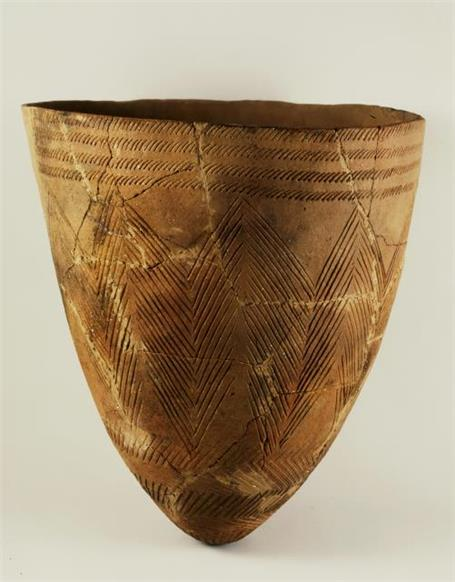
#> input picture Sorting machine project/sample.jpeg, 455 x 582 px
$ jupyter execute sortingmachine.ipynb
#> lines starting #> are read from the running program, lines starting #| are printed output that depends on the picture; after the words box and inside, x2 and y2 are one past the last pixel; in counts of white or black regions, pixels touching at a corner belong together
[cell 1]
from google.colab import files
uploaded = files.upload()
#> the answer given: sample.jpeg

[cell 2]
import cv2
import matplotlib.pyplot as plt
import numpy as np

[cell 3]
image = cv2.imread('sample.jpeg')
#> image is the input picture: shape (582, 455, 3); mean B, G, R 122.5, 149.8, 170.2
plt.imshow(cv2.cvtColor(image, cv2.COLOR_BGR2RGB))
plt.show()

[cell 4]
image_gau = cv2.GaussianBlur(image, (11, 11), 0)
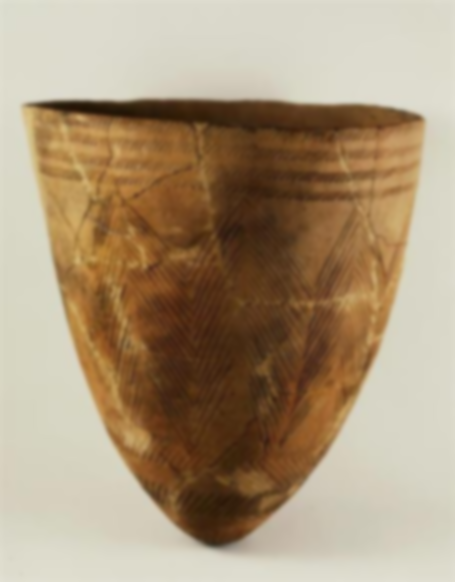
#> image_gau: shape (582, 455, 3); mean B, G, R 122.5, 149.8, 170.2
plt.imshow(cv2.cvtColor(image_gau, cv2.COLOR_BGR2RGB))
plt.show()

[cell 5]
image_gray = cv2.cvtColor(image_gau, cv2.COLOR_BGR2GRAY)
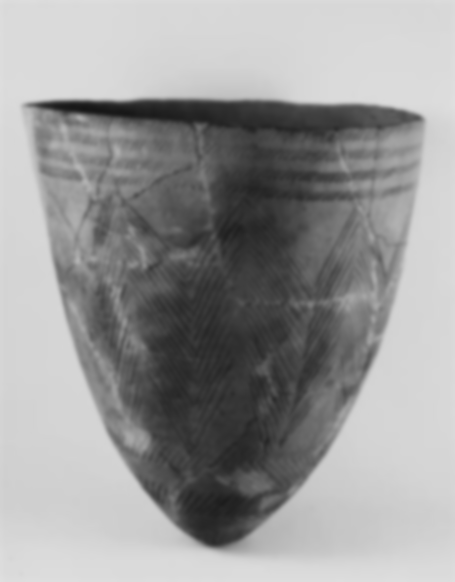
#> image_gray: shape (582, 455); min 21, max 224, mean 152.8
plt.imshow(cv2.cvtColor(image_gray, cv2.COLOR_BGR2RGB))
plt.show()

[cell 6]
ret, thresh = cv2.threshold(image_gray, 180, 255, 0)
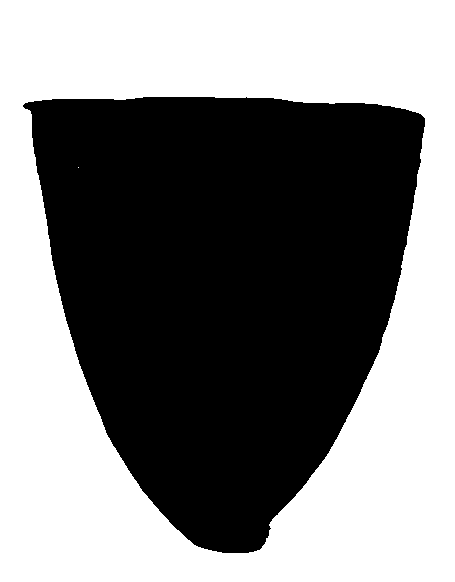
#> thresh: shape (582, 455); 51% white; 1 black region, box (x1, y1, x2, y2) and area: (23, 97, 425, 553) 129787
thresh = cv2.bitwise_not(thresh)
plt.imshow(cv2.cvtColor(thresh, cv2.COLOR_BGR2RGB))
plt.show()

[cell 7]
contours = cv2.findContours(thresh, cv2.RETR_TREE, cv2.CHAIN_APPROX_SIMPLE)[0]
#> contours = 2 contours, 1 with area under 20; largest, box (x1, y1, x2, y2) and area: (23, 97, 425, 553) 129116
image_contour = cv2.drawContours(image, contours, -1, (0, 0, 255), 4)
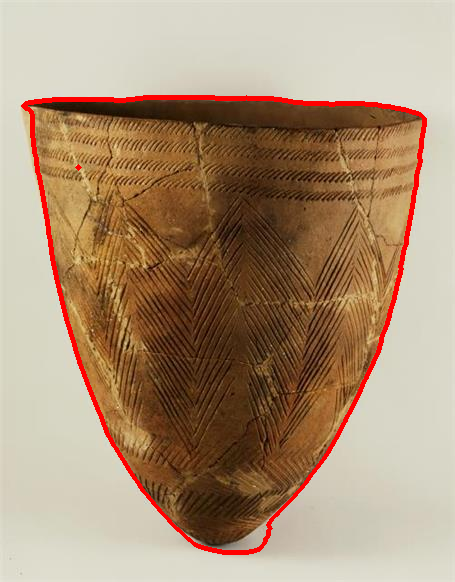
#> image_contour: shape (582, 455, 3); mean B, G, R 118.9, 145.4, 171.8
plt.imshow(cv2.cvtColor(image_contour, cv2.COLOR_BGR2RGB))
plt.show()

[cell 8]
contour = contours[0]
#> contour = contour of 532 points, box (x1, y1, x2, y2) (23, 97, 425, 553), area 129116
x, y, w, h = cv2.boundingRect(contour)
#> x = 23; y = 97; w = 402; h = 456
image = cv2.rectangle(image, (x, y), (x + w, y + h), (255, 0, 0), 3)
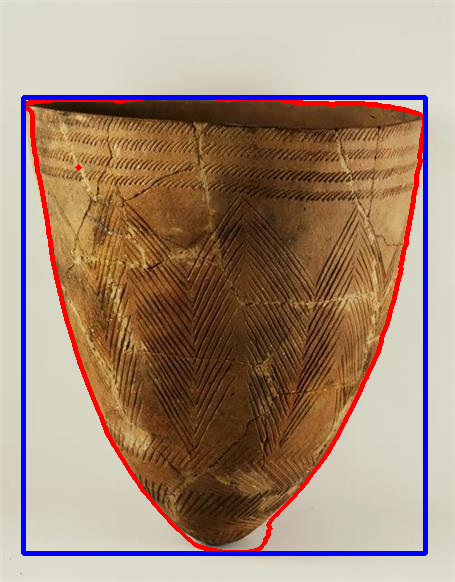
#> image: shape (582, 455, 3); 3.24% of pixels changed, all inside (x1, y1, x2, y2) = (21, 95, 428, 556)
plt.imshow(cv2.cvtColor(image, cv2.COLOR_BGR2RGB))
plt.show()
